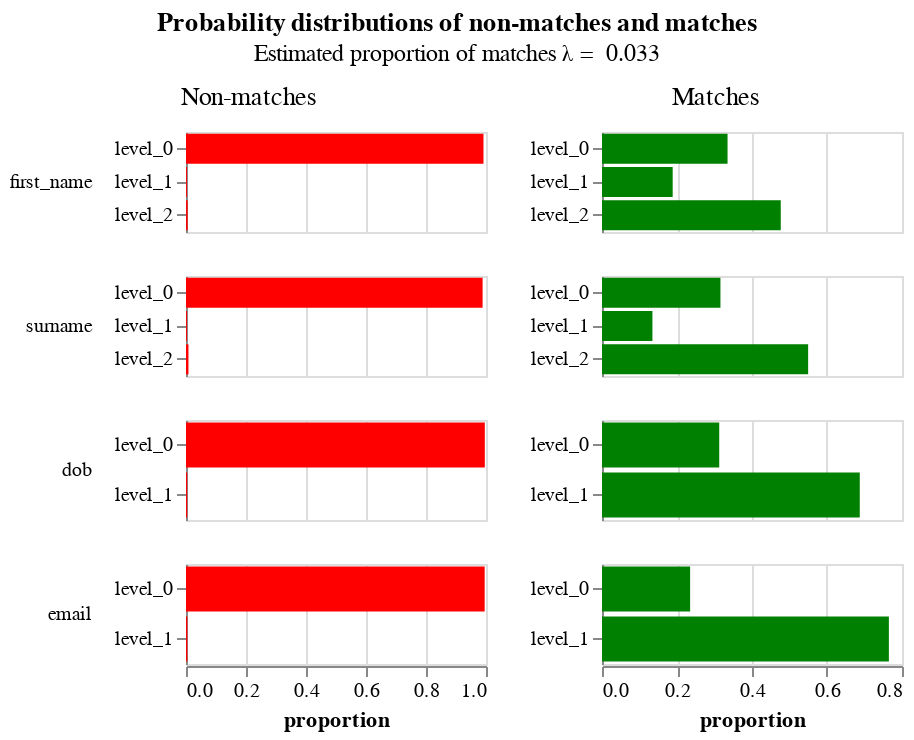

The notebook cell this image was saved under:
### Markdown cell above
The `params` property of the `linker` is an object that contains a lot of diagnostic information about how the match probability was computed.  The following cells demonstrate some of its functionality

### Code cell
model = linker.model
model.probability_distribution_chart()

### Figure 1 — Vega-Lite specification as saved in the notebook (floating-point values rounded to 4 significant figures)
{"$schema": "https://vega.github.io/schema/vega-lite/v4.json", "config": {"header": {"title": null}, "title": {"anchor": "middle", "offset": 10}, "view": {"continuousHeight": 300, "continuousWidth": 400, "height": 300, "width": 400}}, "data": {"name": "data-6e3a29992a84c4530801bee4fbcb3146"}, "datasets": {"data-6e3a29992a84c4530801bee4fbcb3146": [{"bayes_factor": 0.3376, "column_name": "first_name", "gamma_column_name": "gamma_first_name", "gamma_index": 0, "level_name": "level_0", "level_proportion": 0.9699, "log2_bayes_factor": -1.567, "m_probability": 0.3348, "max_gamma_index": 2, "num_levels": 3, "u_probability": 0.9916}, {"bayes_factor": 61.42, "column_name": "first_name", "gamma_column_name": "gamma_first_name", "gamma_index": 1, "level_name": "level_1", "level_proportion": 0.009188, "log2_bayes_factor": 5.941, "m_probability": 0.1885, "max_gamma_index": 2, "num_levels": 3, "u_probability": 0.00307}, {"bayes_factor": 89.26, "column_name": "first_name", "gamma_column_name": "gamma_first_name", "gamma_index": 2, "level_name": "level_2", "level_proportion": 0.02089, "log2_bayes_factor": 6.48, "m_probability": 0.4767, "max_gamma_index": 2, "num_levels": 3, "u_probability": 0.005341}, {"bayes_factor": 0.3195, "column_name": "surname", "gamma_column_name": "gamma_surname", "gamma_index": 0, "level_name": "level_0", "level_proportion": 0.9664, "log2_bayes_factor": -1.646, "m_probability": 0.3159, "max_gamma_index": 2, "num_levels": 3, "u_probability": 0.9886}, {"bayes_factor": 42.99, "column_name": "surname", "gamma_column_name": "gamma_surname", "gamma_index": 1, "level_name": "level_1", "level_proportion": 0.00746, "log2_bayes_factor": 5.426, "m_probability": 0.1345, "max_gamma_index": 2, "num_levels": 3, "u_probability": 0.003128}, {"bayes_factor": 66.81, "column_name": "surname", "gamma_column_name": "gamma_surname", "gamma_index": 2, "level_name": "level_2", "level_proportion": 0.02609, "log2_bayes_factor": 6.062, "m_probability": 0.5497, "max_gamma_index": 2, "num_levels": 3, "u_probability": 0.008228}, {"bayes_factor": 0.3138, "column_name": "dob", "gamma_column_name": "gamma_dob", "gamma_index": 0, "level_name": "level_0", "level_proportion": 0.9735, "log2_bayes_factor": -1.672, "m_probability": 0.3126, "max_gamma_index": 1, "num_levels": 2, "u_probability": 0.9961}, {"bayes_factor": 175.2, "column_name": "dob", "gamma_column_name": "gamma_dob", "gamma_index": 1, "level_name": "level_1", "level_proportion": 0.02647, "log2_bayes_factor": 7.452, "m_probability": 0.6874, "max_gamma_index": 1, "num_levels": 2, "u_probability": 0.003924}, {"bayes_factor": 0.2361, "column_name": "email", "gamma_column_name": "gamma_email", "gamma_index": 0, "level_name": "level_0", "level_proportion": 0.9705, "log2_bayes_factor": -2.083, "m_probability": 0.235, "max_gamma_index": 1, "num_levels": 2, "u_probability": 0.9955}, {"bayes_factor": 171.6, "column_name": "email", "gamma_column_name": "gamma_email", "gamma_index": 1, "level_name": "level_1", "level_proportion": 0.02955, "log2_bayes_factor": 7.423, "m_probability": 0.765, "max_gamma_index": 1, "num_levels": 2, "u_probability": 0.004457}]}, "hconcat": [{"encoding": {"color": {"value": "red"}, "row": {"field": "column_name", "header": {"labelAlign": "left", "labelAnchor": "middle", "labelAngle": 0}, "sort": {"field": "gamma_index"}, "type": "nominal"}, "tooltip": [{"field": "column_name", "type": "nominal"}, {"field": "level_name", "type": "ordinal"}, {"field": "u_probability", "format": ".4f", "type": "quantitative"}, {"field": "bayes_factor", "format": ".4f", "type": "quantitative"}, {"field": "level_proportion", "format": ".2%", "title": "Percentage of record comparisons in this level", "type": "nominal"}, {"field": "log2_bayes_factor", "format": ".4f", "type": "quantitative"}], "x": {"axis": {"title": "proportion"}, "field": "u_probability", "type": "quantitative"}, "y": {"axis": {"title": null}, "field": "level_name", "type": "nominal"}}, "height": 50, "mark": "bar", "resolve": {"scale": {"y": "independent"}}, "title": {"fontWeight": "normal", "text": "Non-matches"}, "transform": [{"filter": "(datum.bayes_factor != 'unnecessary filter2 due to vega lite issue 4680')"}], "width": 150}, {"encoding": {"color": {"value": "green"}, "row": {"field": "column_name", "header": {"labels": false}, "sort": {"field": "gamma_index"}, "type": "nominal"}, "tooltip": [{"field": "column_name", "type": "nominal"}, {"field": "level_name", "type": "ordinal"}, {"field": "m_probability", "format": ".4f", "type": "quantitative"}, {"field": "bayes_factor", "format": ".4f", "type": "quantitative"}, {"field": "level_proportion", "format": ".2%", "title": "Percentage of record comparisons in this level", "type": "nominal"}, {"field": "log2_bayes_factor", "format": ".4f", "type": "quantitative"}], "x": {"axis": {"title": "proportion"}, "field": "m_probability", "type": "quantitative"}, "y": {"axis": {"title": null}, "field": "level_name", "type": "nominal"}}, "height": 50, "mark": "bar", "resolve": {"scale": {"y": "independent"}}, "title": {"fontWeight": "normal", "text": "Matches"}, "transform": [{"filter": "(datum.bayes_factor != 'unnecessary filter due to vega lite issue 4680')"}], "width": 150}], "title": {"subtitle": "Estimated proportion of matches λ =  0.033", "text": "Probability distributions of non-matches and matches "}, "transform": []}
